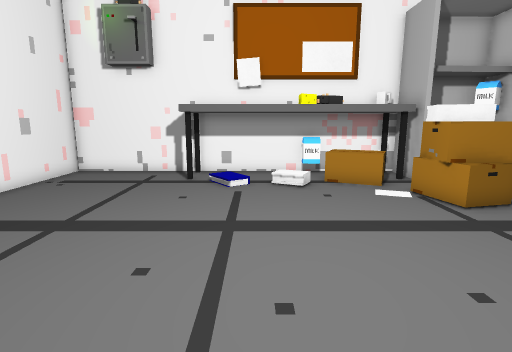
View 1 (above)

17 first-person views from a walk through a 3-D level made in the Unity game engine. The camera is 1.2 m above the floor, tilts 10° down and sees 80° across. The floor is counted in squares, 0.5 m on a side. Each view is taken from the middle of a square. On the plan, view 1 faces up. The plan holds only what a view shows up to about 19 squares ahead; the rest is blank. The place goes on beyond the plan.

View 2
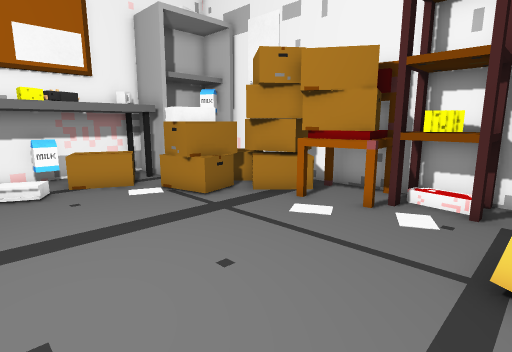

View 3
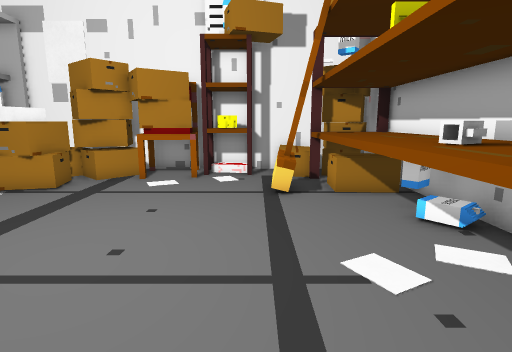

View 4
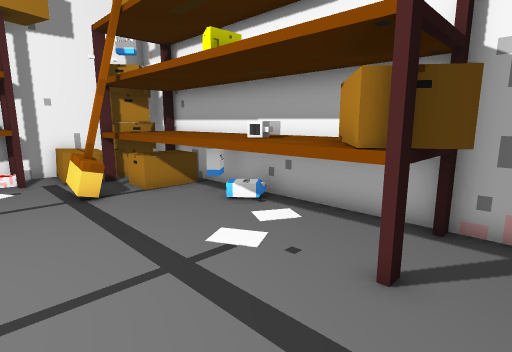

View 5
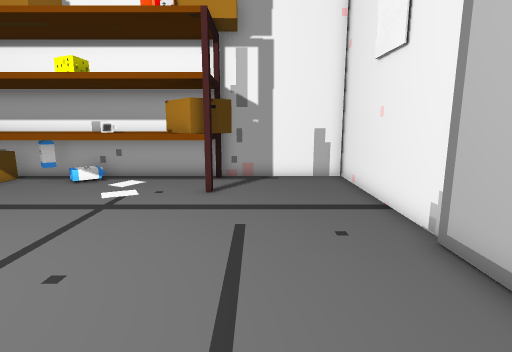

View 6
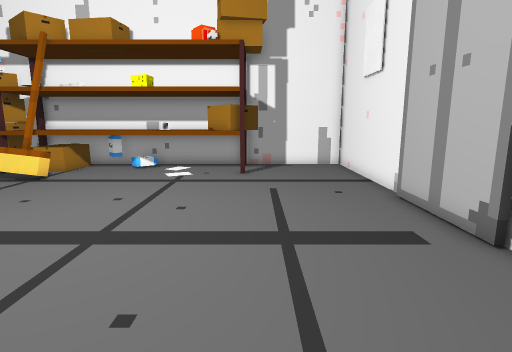

View 7
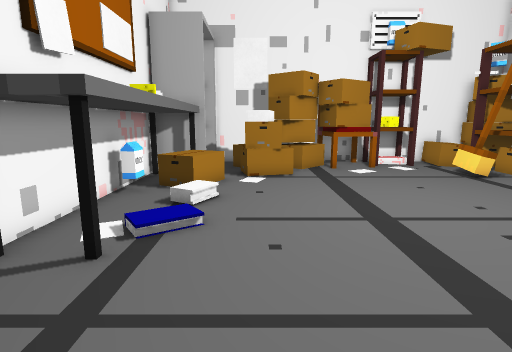

View 8
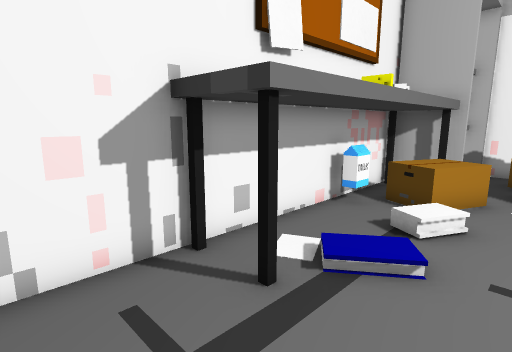

View 9
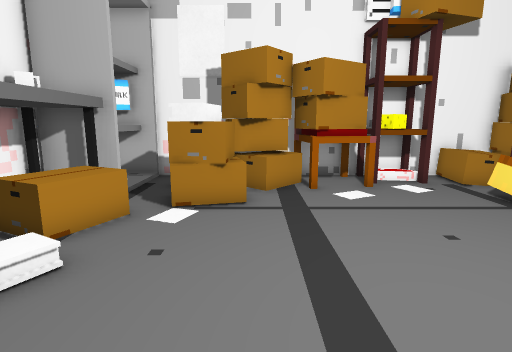

View 10
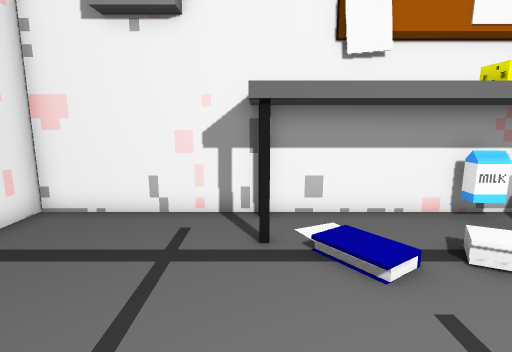

View 11
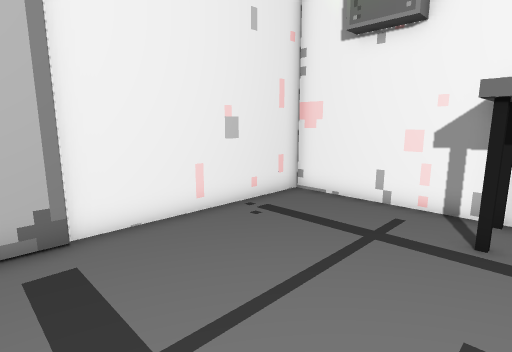

View 12
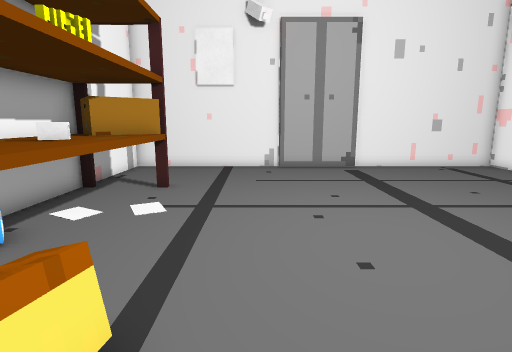

View 13
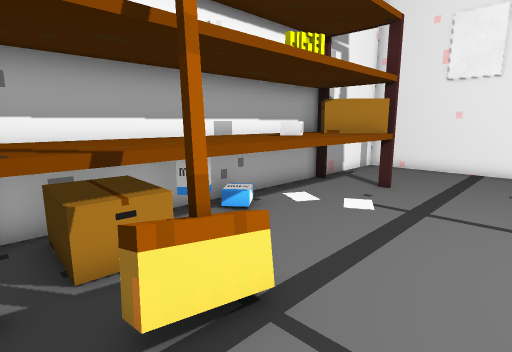

View 14
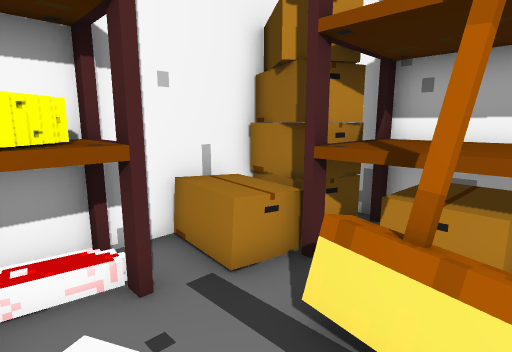

View 15
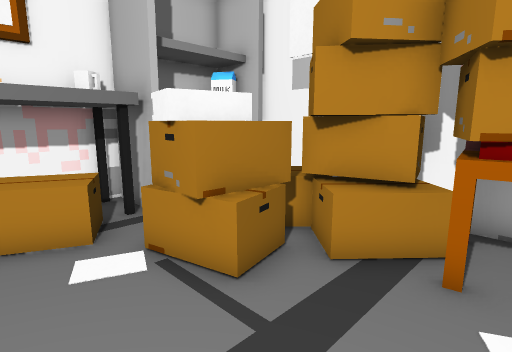

View 16
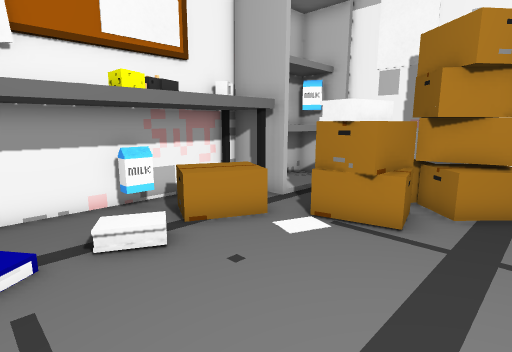

View 17
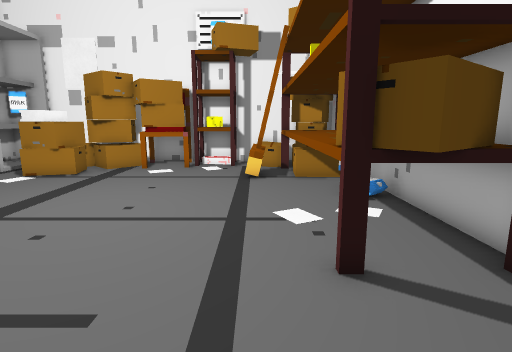

### Floor plan
Key: @ floor where view 1 was taken; # wall or solid block; x gap in a wall; . main floor; : floor 0.25 m higher than the main floor; / step, stairs or slope; = window, fence, low wall or low ledge; ^ raised ledge; T table; C cheese; B box; H chair; S shelf; M mug; O other object.
Columns run from 9 left of view 1 to 11 right of it. Each row starts with its distance up from view 1.
 15 #######T#TTT#########
 14 #.....TTTTTCTT###  ##
 13 #.....TTTTTCBBBT#^^##
 12 #.......:.//BBB.x...#
 11 #.............BBBBB.#
 10 #.............BOOBBB#
  9 #..............OOBBB#
  8 #..............B.BBB#
  7 #................BBB#
  6 #................BBH#
  5 #................BBB#
  4 #................HBH#
  3 #.................CC#
  2 #.................CC#
  1 #.................BS#
  0 #........@....=#=.BB#
 -1 #.....BSSSSSSSSSSBBB#
 -2 #....BBBSSSSSSSSSSBB#
 -3 #....BBBSMMSSSSSSBBB#
 -4 #.....BBSSSSSSSSSBBB#
 -5 #####################

Positions as (right, up) in squares from view 1, and headings:
1: (0, 0), facing up
2: (0, 0), facing up-right
3: (-5, 1), facing right
4: (-5, 3), facing down-right
5: (-5, 9), facing down
6: (-4, 13), facing down
7: (-8, 10), facing right
8: (-6, 10), facing up-right
9: (-3, 8), facing right
10: (-3, 7), facing up
11: (-2, 6), facing up-left
12: (8, 2), facing left
13: (8, 3), facing down-left
14: (5, 3), facing down-right
15: (3, 5), facing up-right
16: (-1, 6), facing up-right
17: (-8, 0), facing right
